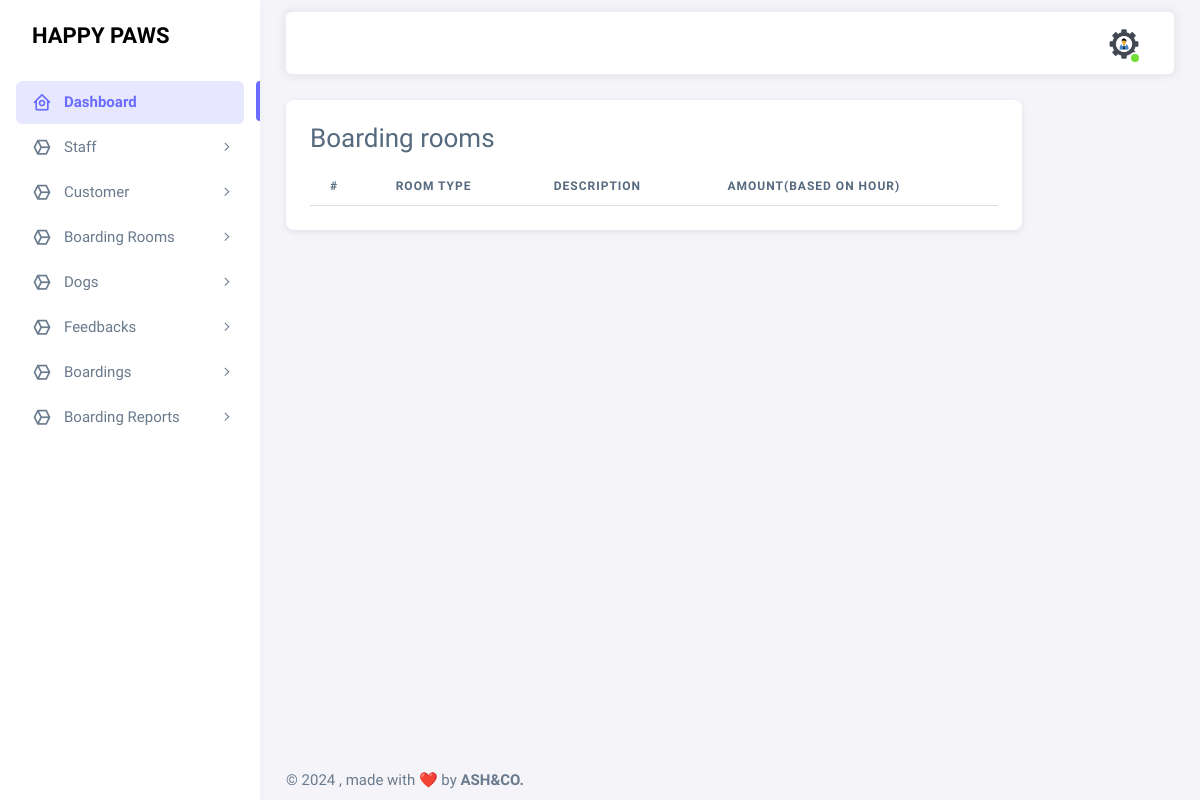
/room-view/, run on an earlier commit of the app's database.
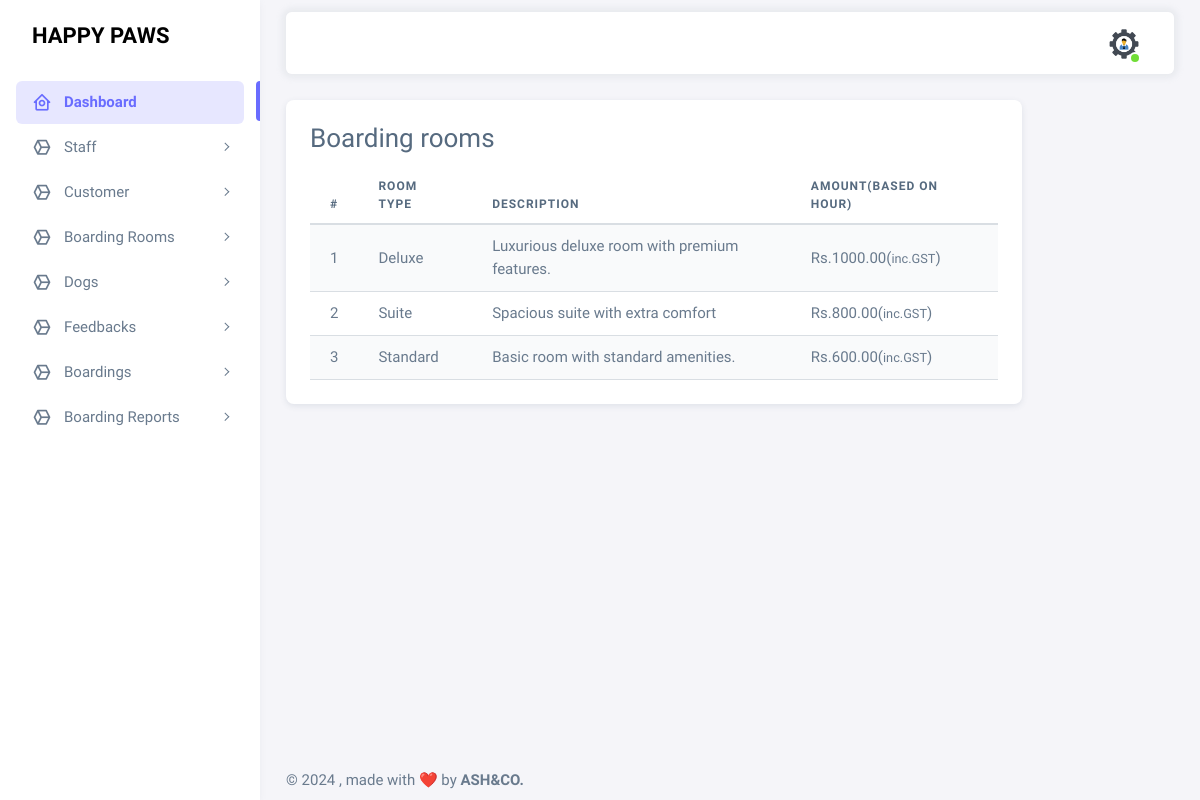
And on a later commit of the database.
### accounts/models.py (models this page shows, shortened)
class BaseModel(models.Model):
    created_on = models.DateTimeField(auto_now_add=True, null=True)
    updated_on = models.DateTimeField(auto_now=True)
    is_deleted = models.BooleanField(default=False)
    class Meta:
        abstract = True
        ordering = ['-created_on']

class Room(BaseModel):
    room_type = models.CharField(max_length=50,null=True)
    description = models.TextField(null=True)
    amount = models.DecimalField(max_digits=10, decimal_places=2,null=True)

### accounts/views.py (the view)
# urls.py: path('room-view/',views.room_view,name='room-view')
def room_view(request):
    data = Room.objects.all()
    return render(request,'admintemp/rooms.html',{'data':data})

### templates/admintemp/rooms.html
{% extends 'admintemp/index.html' %}
{% load crispy_forms_tags %}
{% block content %}
<div class="card">
    <div class="card-body">
        <h3 class="card-title">Boarding rooms</h3>
        <table class="table table-striped">
            <thead>
                <tr>
                    <th scope="col">#</th>
                    <th scope="col">Room Type</th>
                    <th scope="col">Description</th>
                    <th scope="col">Amount(Based on Hour)</th>
                </tr>
            </thead>
            <tbody>
                {% for i in data %}
                <tr>
                    <td>{{forloop.counter}}</td>
                    <td>{{i.room_type}}</td>
                    <td>{{i.description}}</td>
                    <td>Rs.{{i.amount}}(<small>inc.GST</small>)</td>
                </tr>
                {% endfor %}
            </tbody>
        </table>
    </div>
</div>
{% endblock %}

### templates/admintemp/index.html (shortened to what this page needs)
<!DOCTYPE html>
{% load static %}
<html
  lang="en"
  class="light-style layout-menu-fixed"
  dir="ltr"
  data-theme="theme-default"
  data-assets-path="../assets/"
  data-template="vertical-menu-template-free"
>
  <head>
    <link rel="stylesheet" href="{% static 'assets/vendor/fonts/boxicons.css' %}" />
    <link rel="stylesheet" href="{% static 'assets/vendor/css/core.css' %}" class="template-customizer-core-css" />
    <link rel="stylesheet" href="{% static 'assets/vendor/css/theme-default.css' %}" class="template-customizer-theme-css" />
    <link rel="stylesheet" href="{% static 'assets/css/demo.css' %}" />
    <link rel="stylesheet" href="{% static 'assets/vendor/libs/perfect-scrollbar/perfect-scrollbar.css' %}" />
    <link rel="stylesheet" href="{% static 'assets/vendor/libs/apex-charts/apex-charts.css' %}" />
  </head>
  <body>
    <div class="layout-wrapper layout-content-navbar">
      <div class="layout-container">
        <aside id="layout-menu" class="layout-menu menu-vertical menu bg-menu-theme">
          <div class="app-brand demo">
            <a href="{% url 'admin-home' %}" class="app-brand-link">
              <h4 style="color: black;"><b>HAPPY PAWS</b></h4>
            </a>
          </div>
          <ul class="menu-inner py-1">
            <li class="menu-item active">
              <a href="index.html" class="menu-link">
                <i class="menu-icon tf-icons bx bx-home-circle"></i>
                <div data-i18n="Analytics">Dashboard</div>
              </a>
            </li>
            <li class="menu-item">
              <a href="javascript:void(0);" class="menu-link menu-toggle">
                <i class="menu-icon tf-icons bx bx-cube-alt"></i>
                <div data-i18n="Layouts">Staff</div>
              </a>
            </li>
            <li class="menu-item">
              <a href="javascript:void(0);" class="menu-link menu-toggle">
                <i class="menu-icon tf-icons bx bx-cube-alt"></i>
                <div data-i18n="Account Settings">Customer</div>
              </a>
            </li>
            <li class="menu-item">
              <a href="javascript:void(0);" class="menu-link menu-toggle">
                <i class="menu-icon tf-icons bx bx-cube-alt"></i>
                <div data-i18n="Layouts">Boarding Rooms</div>
              </a>
            </li>
            <li class="menu-item">
              <a href="javascript:void(0);" class="menu-link menu-toggle">
                <i class="menu-icon tf-icons bx bx-cube-alt"></i>
                <div data-i18n="Authentications">Dogs</div>
              </a>
            </li>
            <li class="menu-item">
              <a href="javascript:void(0);" class="menu-link menu-toggle">
                <i class="menu-icon tf-icons bx bx-cube-alt"></i>
                <div data-i18n="Misc">Feedbacks</div>
              </a>
            </li>
            <li class="menu-item">
              <a href="javascript:void(0);" class="menu-link menu-toggle">
                <i class="menu-icon tf-icons bx bx-cube-alt"></i>
                <div data-i18n="Misc">Boardings</div>
              </a>
            </li>
            <li class="menu-item">
              <a href="javascript:void(0);" class="menu-link menu-toggle">
                <i class="menu-icon tf-icons bx bx-cube-alt"></i>
                <div data-i18n="Misc">Boarding Reports</div>
              </a>
            </li>
          </ul>
        </aside>
        <div class="layout-page">
          <nav
            class="layout-navbar container-xxl navbar navbar-expand-xl navbar-detached align-items-center bg-navbar-theme"
            id="layout-navbar"
          >
            <div class="navbar-nav-right d-flex align-items-center" id="navbar-collapse">
              <ul class="navbar-nav flex-row align-items-center ms-auto">
                <li class="nav-item navbar-dropdown dropdown-user dropdown">
                  <a class="nav-link dropdown-toggle hide-arrow" href="javascript:void(0);" data-bs-toggle="dropdown">
                    <div class="avatar avatar-online">
                      <img src="{% static 'assets/img/avatars/user.png' %}" alt class="w-px-40 h-auto rounded-circle" />
                    </div>
                  </a>
                </li>
              </ul>
            </div>
          </nav>
          <div class="content-wrapper">
            <div class="container-xxl flex-grow-1 container-p-y">
              <div class="row">
                <div class="col-lg-10 mb-4 order-0">
                  {% block content %}{% endblock %}
                </div>
                <div class="col-lg-4 col-md-4 order-1">
                  <div class="row">
                  </div>
                </div>
                <div class="col-12 col-md-8 col-lg-4 order-3 order-md-2">
                  <div class="row">
                  </div>
                </div>
              </div>
              <div class="row">
              </div>
            </div>
            <footer class="content-footer footer bg-footer-theme">
              <div class="container-xxl d-flex flex-wrap justify-content-between py-2 flex-md-row flex-column">
                <div class="mb-2 mb-md-0">
                  ©
                  , made with ❤️ by
                  <a href="https://themeselection.com" target="_blank" class="footer-link fw-bolder">ASH&CO.</a>
                </div>
              </div>
            </footer>
          </div>
        </div>
      </div>
    </div>
  </body>
</html>

### static/assets/css/demo.css (style rules this page uses)
.menu .app-brand.demo { height: 64px; margin-top: 12px; }

What changed in the data, as far as the page shows it:
added Room: room_type "Deluxe", description "Luxurious deluxe room with premium features.", amount "1000.00"
added Room: room_type "Suite", description "Spacious suite with extra comfort", amount "800.00"
added Room: room_type "Standard", description "Basic room with standard amenities.", amount "600.00"
